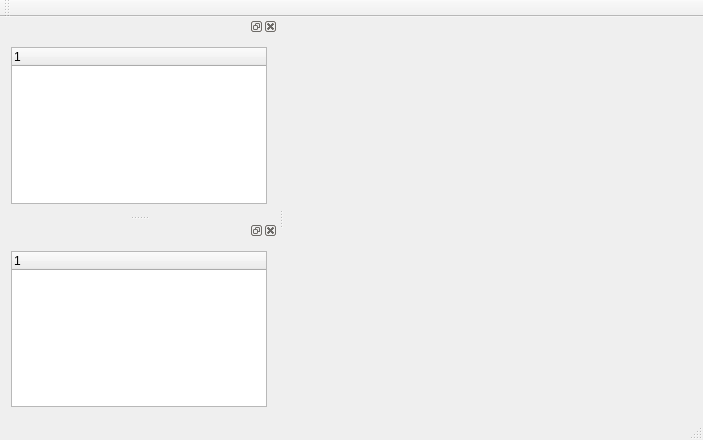
<?xml version="1.0" encoding="UTF-8"?>
<ui version="4.0">
 <class>MainWindow</class>
 <widget class="QMainWindow" name="MainWindow">
  <property name="geometry">
   <rect>
    <x>0</x>
    <y>0</y>
    <width>703</width>
    <height>440</height>
   </rect>
  </property>
  <property name="windowTitle">
   <string>MainWindow</string>
  </property>
  <widget class="QWidget" name="centralWidget">
   <layout class="QGridLayout" name="gridLayout">
    <item row="1" column="0">
     <widget class="QConsole" name="qConsole" native="true">
      <property name="maximumSize">
       <size>
        <width>16777215</width>
        <height>50</height>
       </size>
      </property>
     </widget>
    </item>
    <item row="0" column="0">
     <widget class="GLWidget" name="glWidget" native="true">
      <property name="sizePolicy">
       <sizepolicy hsizetype="Expanding" vsizetype="Expanding">
        <horstretch>0</horstretch>
        <verstretch>0</verstretch>
       </sizepolicy>
      </property>
     </widget>
    </item>
   </layout>
  </widget>
  <widget class="QMenuBar" name="menuBar">
   <property name="geometry">
    <rect>
     <x>0</x>
     <y>0</y>
     <width>703</width>
     <height>26</height>
    </rect>
   </property>
  </widget>
  <widget class="QToolBar" name="mainToolBar">
   <attribute name="toolBarArea">
    <enum>TopToolBarArea</enum>
   </attribute>
   <attribute name="toolBarBreak">
    <bool>false</bool>
   </attribute>
  </widget>
  <widget class="QStatusBar" name="statusBar"/>
  <widget class="QDockWidget" name="dockWidget">
   <attribute name="dockWidgetArea">
    <number>1</number>
   </attribute>
   <widget class="QWidget" name="dockWidgetContents">
    <layout class="QGridLayout" name="gridLayout_2">
     <item row="0" column="0">
      <widget class="QTreeWidget" name="scene">
       <property name="contextMenuPolicy">
        <enum>Qt::CustomContextMenu</enum>
       </property>
       <column>
        <property name="text">
         <string notr="true">1</string>
        </property>
       </column>
      </widget>
     </item>
    </layout>
   </widget>
  </widget>
  <widget class="QDockWidget" name="dockWidget_2">
   <attribute name="dockWidgetArea">
    <number>1</number>
   </attribute>
   <widget class="QWidget" name="dockWidgetContents_2">
    <layout class="QGridLayout" name="gridLayout_3">
     <item row="0" column="0">
      <widget class="QTreeWidget" name="treeWidget">
       <column>
        <property name="text">
         <string notr="true">1</string>
        </property>
       </column>
      </widget>
     </item>
    </layout>
   </widget>
  </widget>
 </widget>
 <layoutdefault spacing="6" margin="11"/>
 <customwidgets>
  <customwidget>
   <class>QConsole</class>
   <extends>QWidget</extends>
   <header>qconsole.h</header>
   <container>1</container>
  </customwidget>
  <customwidget>
   <class>GLWidget</class>
   <extends>QWidget</extends>
   <header>glWidget.h</header>
   <container>1</container>
   <slots>
    <slot>showMenu(QPoint)</slot>
   </slots>
  </customwidget>
 </customwidgets>
 <resources/>
 <connections>
  <connection>
   <sender>scene</sender>
   <signal>customContextMenuRequested(QPoint)</signal>
   <receiver>glWidget</receiver>
   <slot>showMenu(QPoint)</slot>
   <hints>
    <hint type="sourcelabel">
     <x>138</x>
     <y>148</y>
    </hint>
    <hint type="destinationlabel">
     <x>490</x>
     <y>218</y>
    </hint>
   </hints>
  </connection>
 </connections>
</ui>
